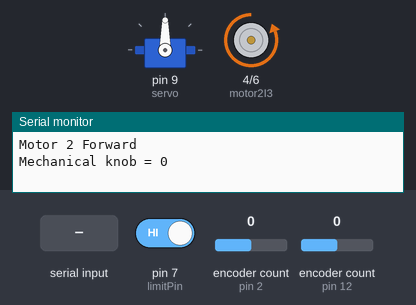
This sketch was run on a simulated Arduino Uno, built with avr-gcc and run on an emulated ATmega328P. On the bench: servo, motor-driver pin pairs drawn as motors (green arrow = first pin HIGH = forward, orange = second pin HIGH = backward, longer = more drive, scaled by the enable pin), the last lines printed to the serial monitor. The test bench sets the inputs (shaded band); at power-on: pin 7 (limitPin) HIGH, encoder count (sensors on pin 2, pin 12) 0.

Above: at 1.2 s.
1.3 s: "5" received over Serial
At 2.0 s:
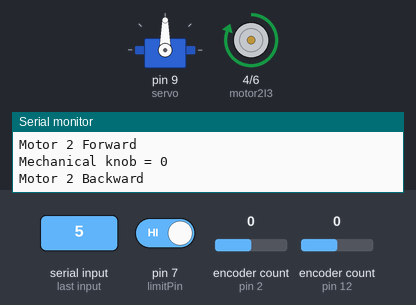
2.8 s: "6" received over Serial
At 3.1 s:
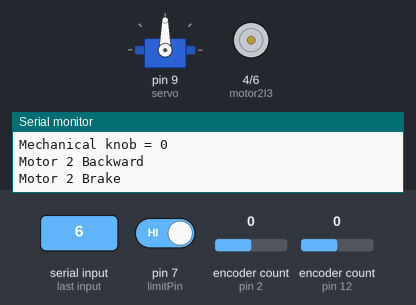
4.3 s: "7" received over Serial
At 5.5 s:
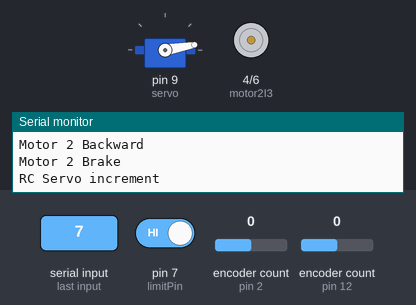
5.8 s: "4" received over Serial
At 6.6 s:
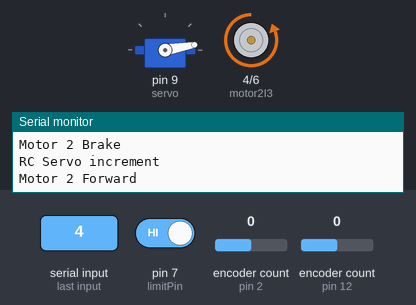
Timing chart, 0 to 8.8 s (numbered marks = the images above; inputs shaded):
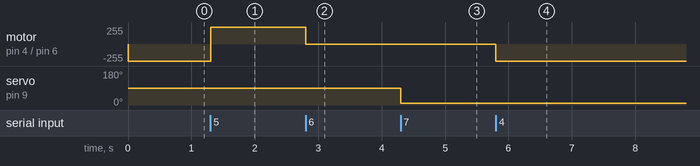

Measured:
- after the input at 1.3 s, motor on pin 4 (motor2I3) / pin 6 (motor2I4): backward 255/255 → forward 255/255 at once
- after the input at 2.8 s, motor on pin 4 (motor2I3) / pin 6 (motor2I4): forward 255/255 → stopped at once
- after the input at 4.3 s, servo on pin 9 (servo): 90° → 10° at once
- after the input at 5.8 s, motor on pin 4 (motor2I3) / pin 6 (motor2I4): stopped → backward 255/255 at once

The sketch:

motorEncoder.ino
```cpp
// Motor Control lab
// Bereket Abraham

#include <Encoder.h>
#include <Bounce2.h>
#include <Servo.h>

// uno: interrupt pins 2,3
// Change these pin numbers to the pins connected to your encoder.
//   Best Performance: both pins have interrupt capability
//   Good Performance: only the first pin has interrupt capability
//   Low Performance:  neither pin has interrupt capability
Encoder hallEncoder(2, 3);
Encoder knobEncoder(12, 13);
long hallPos = -999;
long knobPos = -999;

int limitPin = 7;

// Instantiate a Bounce object
Bounce debouncer = Bounce();

// Instantiate servo object
Servo servo;
int servoAngle = 0;

// Declare L298N Dual H-Bridge Motor Controller
// Motor 1
// int motor1I1 = 7;
// int motor1I2 = 8;
// int speedPin1 = 9;
// Motor 2
int motor2I3 = 4;
int motor2I4 = 6;
int speedPin2 = 5;

void setup() {
  Serial.begin(9600);

  // Setup the button with an internal pull-up :
  pinMode(limitPin,INPUT_PULLUP);
  // After setting up the button, setup the Bounce instance :
  debouncer.attach(limitPin);
  debouncer.interval(5); // interval in ms

  servo.attach(9);

  //Define L298N Dual H-Bridge Motor Controller Pins
  // pinMode(motor1I1,OUTPUT);
  // pinMode(motor1I2,OUTPUT);
  // pinMode(speedPin1,OUTPUT);
  pinMode(motor2I3,OUTPUT);
  pinMode(motor2I4,OUTPUT);
  pinMode(speedPin2,OUTPUT);
  // defaults
  // analogWrite(speedPin1, 0);
  analogWrite(speedPin2, 255);
  Serial.println("Motor 2 Forward");
  // digitalWrite(motor1I1, LOW);
  // digitalWrite(motor1I2, HIGH);
  digitalWrite(motor2I3, LOW);
  digitalWrite(motor2I4, HIGH);
}

void loop() {
  long knobNew;
  hallPos = hallEncoder.read();
  knobNew = knobEncoder.read();
  if (knobNew != knobPos) {
    Serial.print("Mechanical knob = ");
    Serial.print(knobNew);
    Serial.println();
    knobPos = knobNew;
  }

  debouncer.update();
  int value = debouncer.read();
  if ( value == LOW ) {
    Serial.println("Limit switch depressed");
  }

  if (Serial.available() > 0) {
    int inByte = Serial.read();

    switch (inByte) {
      // Motor 2
      case '4': // Motor 2 Forward
        digitalWrite(motor2I3, LOW);
        digitalWrite(motor2I4, HIGH);
        Serial.println("Motor 2 Forward");
        break;
      case '5': // Motor 2 backward
        digitalWrite(motor2I3, HIGH);
        digitalWrite(motor2I4, LOW);
        Serial.println("Motor 2 Backward");
        break;
      case '6': // Motor 2 brake
        digitalWrite(motor2I3, LOW);
        digitalWrite(motor2I4, LOW);
        Serial.println("Motor 2 Brake");
        break;

      case '7': // Increment servo angle (0-180)
        servoAngle = servoAngle + 10;
        if (servoAngle > 180 || servoAngle < 0) {
          servoAngle = 0;
        }
        servo.write(servoAngle);
        Serial.println("RC Servo increment");
        break;

      case '0': // reset
        hallEncoder.write(0);
        knobEncoder.write(0);
        Serial.println("Reset both encoders");
        break;

      default:
        Serial.println("Unknown character");
    }
  }
}
```
